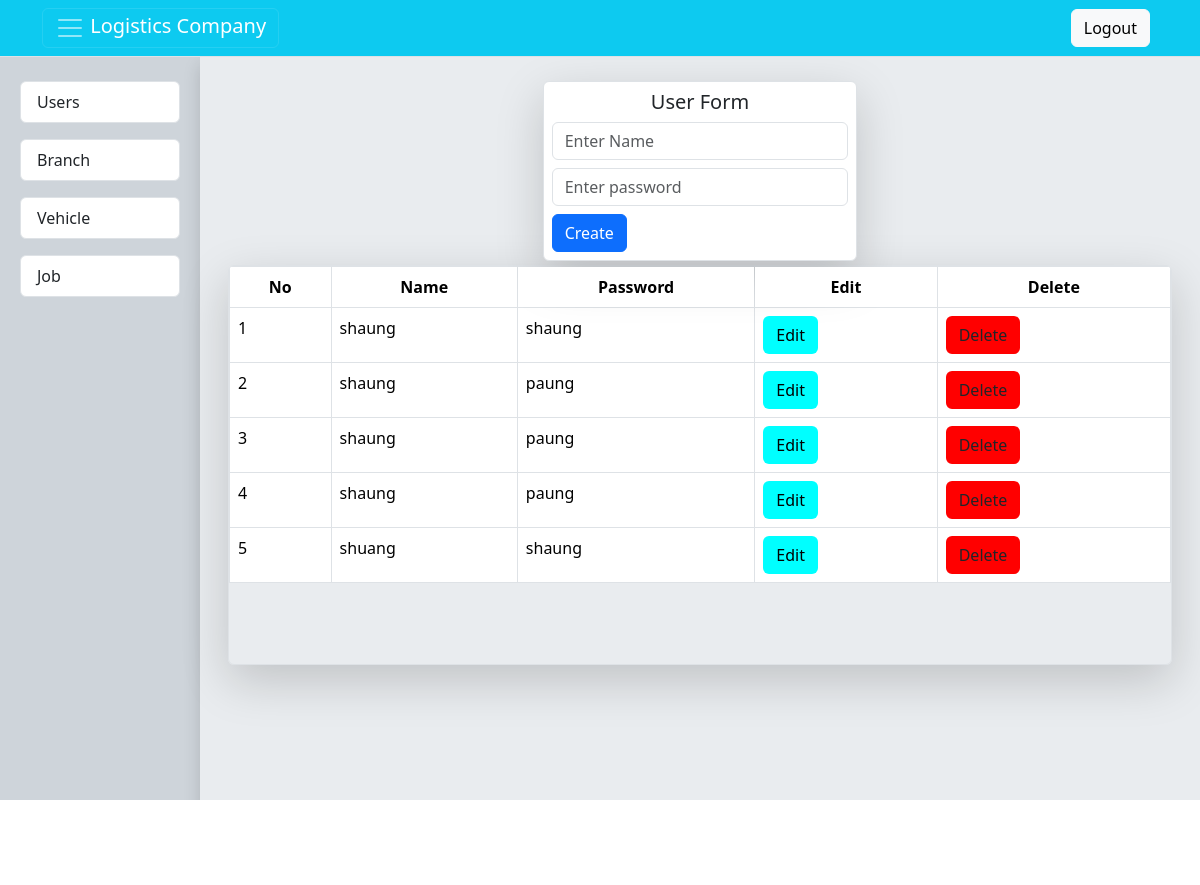
The page / on the database its author committed.
### tables this page shows
CREATE TABLE `users` (
  `userID` int(11) NOT NULL,
  `username` varchar(50) DEFAULT NULL,
  `password` varchar(255) DEFAULT NULL
);

### index.php (the view, shortened to what this page needs)
<?php
include ('db.php');
?>
<!DOCTYPE html>
<html lang="en">
<head>
    <link rel="stylesheet" href="https://cdn.jsdelivr.net/npm/bootstrap@5.3.2/dist/css/bootstrap.min.css"
 />
    <link rel="stylesheet" href="mainStyle.css" />
</head>
<body>
    <header>
        <nav class="navbar navbar-dark bg-info border-bottom border-body">
            <div class="container">
                <button class="navbar-toggler" type="button" data-bs-toggle="collapse" data-bs-target="#navbarNav"
                    aria-controls="navbarNav" aria-expanded="false" aria-label="Toggle navigation">
                    <span class="navbar-toggler-icon"></span>
                    <span class="text-white">Logistics Company</span>
                </button>
                <div class="d-flex justify-content-center">
                    <a class="btn btn-light ms-1 me-2 text-de custom-hover-bg custom-hover-text custom-hover-shadow"
                        id="logoutButton" href="logout.php">Logout</a>
                </div>
            </div>
        </nav>
    </header>
    <div class="main-container d-flex">
        <div class="navContainer container-sm col-md-2 bg-dark-subtle">
            <ul class="list-group mt-3 mb-3">
                <a href="index.php">
                    <li class="list-group-item m-2 rounded custom-hover-bg custom-hover-text custom-hover-shadow">Users
                    </li>
                </a>
                <a href="branch.php">
                    <li class="list-group-item m-2 rounded custom-hover-bg custom-hover-text custom-hover-shadow">Branch
                    </li>
                </a>
                <a href="vehicle.php">
                    <li class="list-group-item m-2 rounded custom-hover-bg custom-hover-text custom-hover-shadow">
                        Vehicle
                    </li>
                </a>
                <a href="job.php">
                    <li class="list-group-item m-2 rounded custom-hover-bg custom-hover-text custom-hover-shadow">Job
                    </li>
                </a>
            </ul>
        </div>
        <div class="main bg-body-secondary shadow p-3 mb-5 col-md-10 container-xxl">
            <div class="container-xl  align-items-center p2 border-body mt-2 mb-2">
                <span class="d-flex justify-content-center">
                    <div class="branch-form shadow-lg col-md-4 p-2 border rounded bg-white">
                        <h5 id="toggle-form" class="text-center ">User Form</h5>
                        <?php
                        if (isset($_GET['userID'])) {
                            $id = $_GET['userID'];
                            $sql = "SELECT * FROM users WHERE userID = '$id'";
                            $result = mysqli_query($conn, $sql);
                            $row = mysqli_fetch_array($result);
                            ?>
                            <form method="POST" id="job-form" action="userUpdate.php">
                                <input type="hidden" name="userID" value="<?php echo $row['userID'] ?>">
                                <input value="<?php echo $row['username'] ?>" type="text" class="form-control mb-2"
                                    placeholder="Enter Name" name="username" />
                                <input value="<?php echo $row['password'] ?>" type="password" class="form-control mb-2"
                                    placeholder="Enter password" name="password" />
                                <button class="btn btn-primary">Update</button>
                            </form>
                        <?php } else { ?>
                            <form method="POST" id="user-form">
                                <input type="text" class="form-control mb-2" placeholder="Enter Name" name="username" />
                                <input type="password" class="form-control mb-2" placeholder="Enter password"
                                    name="password" />
                                <button class="btn btn-primary">Create</button>
                            </form>
                        <?php } ?>
                    </div>
                </span>
                <div class="table-container border rounded shadow-lg mt-1">
                    <div class="main-page rounded">
                        <table class="table table-bordered ">
                            <thead class="rounded sticky-top">
                                <tr>
                                    <th class="text-center" scope="col">No</th>
                                    <th class="text-center" scope="col">Name</th>
                                    <th class="text-center" scope="col">Password</th>
                                    <th class="text-center" scope="col">Edit</th>
                                    <th class="text-center" scope="col">Delete</th>
                                </tr>
                            </thead>
                            <tbody id="jobTable" class="rounded">
                                <?php
                                $sql = "SELECT * FROM users";
                                $result = mysqli_query($conn, $sql);
                                $count = 1;
                                while ($row = mysqli_fetch_assoc($result)) {
                                    ?>
                                    <tr>
                                        <td><?php echo $count++; ?></td>
                                        <td><?php echo $row['username']; ?></td>
                                        <td><?php echo $row['password']; ?></td>
                                        <td><a href="index.php?userID=<?php echo $row['userID']; ?>"
                                                class="btn edit edit-bg">Edit</a></td>
                                        <td><a href="userDelete.php?userID=<?php echo $row['userID']; ?>"
                                                class="btn delete delete-bg">Delete</a></td>
                                    </tr>
                                    <?php
                                }
                                ?>
                            </tbody>
                        </table>
                    </div>
                </div>
            </div>
        </div>
</body>
</html>

### mainStyle.css (style rules this page uses)
body, html { height: 100%; margin: 0; overflow: hidden; }
.main-container, .main, .box-container, .report-container { height: 100%; }
.delete { background-color: rgb(255, 0, 0); color: black(63, 42, 165); }
.edit { background-color: rgb(0, 255, 255); color: black; }
.main-page { height: 200px; }
.table-container { max-width: 100%; height: 400px; overflow: auto; }
.branch-form { align-content: center; }
.list-group a { text-decoration: none; }
@media (min-width: 429px) and (max-width: 1366px) { .container { display: none; } }

### index.php (style rules this page uses)
.list-group a { text-decoration: none; color: black; }

### rows shown on the page
users: username "shaung", password "shaung"
users: username "shaung", password "paung"
users: username "shaung", password "paung"
users: username "shaung", password "paung"
users: username "shuang", password "shaung"
